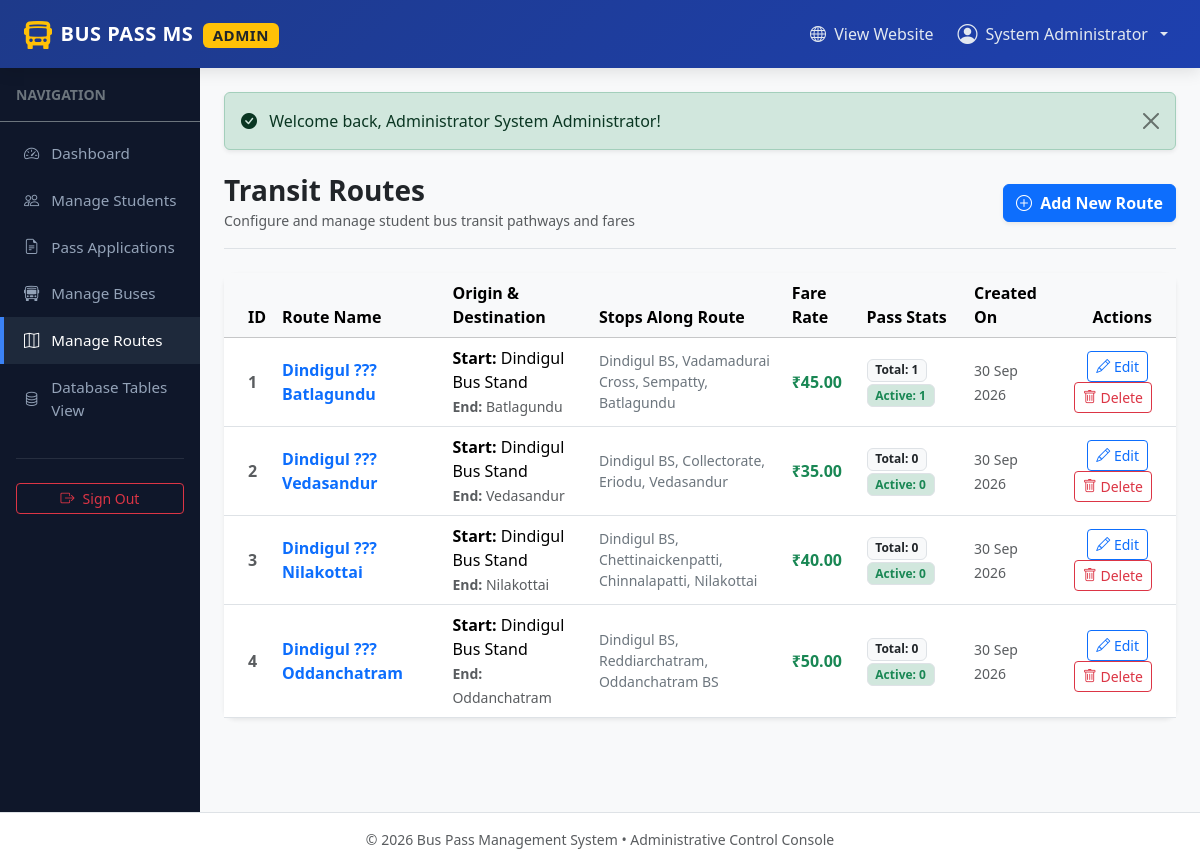
The page /admin/routes.php (signed in) on the database its author committed.
### tables this page shows
CREATE TABLE `routes` (
  `id` int(11) NOT NULL AUTO_INCREMENT,
  `route_name` varchar(150) NOT NULL,
  `start_point` varchar(100) NOT NULL,
  `end_point` varchar(100) NOT NULL,
  `stops` text NOT NULL,
  `fare` decimal(10,2) NOT NULL DEFAULT 0.00,
  `created_at` timestamp NOT NULL DEFAULT current_timestamp(),
  PRIMARY KEY (`id`)
);

### admin/routes.php (the view, shortened to what this page needs)
<?php
include_once __DIR__ . '/../config/db.php';
$sql = "SELECT r.*,
               (SELECT COUNT(*) FROM bus_pass_applications a WHERE a.route_id = r.id) AS total_apps,
               (SELECT COUNT(*) FROM bus_pass_applications a WHERE a.route_id = r.id AND a.status = 'Approved') AS approved_passes
        FROM routes r
        ORDER BY r.id ASC";
$result = mysqli_query($conn, $sql);
$routes = [];
if ($result) {
    while ($row = mysqli_fetch_assoc($result)) {
        $routes[] = $row;
    }
}
include_once __DIR__ . '/includes/header.php';
?>
<div class="d-flex justify-content-between flex-wrap flex-md-nowrap align-items-center pt-2 pb-3 mb-4 border-bottom">
    <div>
        <h1 class="h3 fw-bold text-dark mb-0">Transit Routes</h1>
        <small class="text-muted">Configure and manage student bus transit pathways and fares</small>
    </div>
    <div>
        <a href="add_route.php" class="btn btn-primary fw-bold shadow-sm">
            <i class="bi bi-plus-circle me-1"></i> Add New Route
        </a>
    </div>
</div>
<div class="card card-custom border-0 shadow-sm">
    <div class="card-body p-0">
        <?php if (!empty($routes)): ?>
            <div class="table-responsive">
                <table class="table table-hover align-middle mb-0">
                    <thead class="table-light">
                        <tr>
                            <th class="ps-4">ID</th>
                            <th>Route Name</th>
                            <th>Origin & Destination</th>
                            <th>Stops Along Route</th>
                            <th>Fare Rate</th>
                            <th>Pass Stats</th>
                            <th>Created On</th>
                            <th class="text-end pe-4">Actions</th>
                        </tr>
                    </thead>
                    <tbody>
                        <?php foreach ($routes as $route): ?>
                            <tr>
                                <td class="ps-4 fw-bold text-muted"><?php echo $route['id']; ?></td>
                                <td>
                                    <div class="fw-bold text-primary"><?php echo htmlspecialchars($route['route_name']); ?></div>
                                </td>
                                <td>
                                    <div><strong>Start:</strong> <?php echo htmlspecialchars($route['start_point']); ?></div>
                                    <small class="text-muted"><strong>End:</strong> <?php echo htmlspecialchars($route['end_point']); ?></small>
                                </td>
                                <td>
                                    <div class="small text-secondary" style="max-width: 280px;">
                                        <?php echo htmlspecialchars($route['stops']); ?>
                                    </div>
                                </td>
                                <td>
                                    <span class="fw-bold text-success fs-6">₹<?php echo number_format($route['fare'], 2); ?></span>
                                </td>
                                <td>
                                    <span class="badge bg-light text-dark border me-1">Total: <?php echo $route['total_apps']; ?></span>
                                    <span class="badge bg-success-subtle text-success border">Active: <?php echo $route['approved_passes']; ?></span>
                                </td>
                                <td><small class="text-muted"><?php echo date('d M Y', strtotime($route['created_at'])); ?></small></td>
                                <td class="text-end pe-4">
                                    <a href="edit_route.php?id=<?php echo $route['id']; ?>" class="btn btn-sm btn-outline-primary me-1" title="Edit Route">
                                        <i class="bi bi-pencil"></i> Edit
                                    </a>
                                    <a href="delete_route.php?id=<?php echo $route['id']; ?>" class="btn btn-sm btn-outline-danger confirm-action" data-confirm="Are you sure you want to delete this route?" title="Delete Route">
                                        <i class="bi bi-trash"></i> Delete
                                    </a>
                                </td>
                            </tr>
                        <?php endforeach; ?>
                    </tbody>
                </table>
            </div>
        <?php endif; ?>
    </div>
</div>
<?php include_once __DIR__ . '/includes/footer.php'; ?>

### css/style.css (style rules this page uses)
:root { --primary-color: #1e40af; --primary-hover: #1d4ed8; --secondary-color: #0f766e; --accent-color: #f59e0b; --dark-bg: #0f172a; --light-bg: #f8fafc; --card-shadow: 0 10px 25px -5px rgba(0, 0, 0, 0.06), 0 8px 10px -6px rgba(0, 0, 0, 0.04); --card-shadow-hover: 0 20px 25px -5px rgba(0, 0, 0, 0.1), 0 10px 10px -5px rgba(0, 0, 0, 0.04); }
body { font-family: 'Segoe UI', system-ui, -apple-system, BlinkMacSystemFont, Roboto, sans-serif; background-color: var(--light-bg); color: #334155; min-height: 100vh; display: flex; flex-direction: column; }
.card-custom { background: #ffffff; border: 1px solid #e2e8f0; border-radius: 12px; box-shadow: var(--card-shadow); transition: transform 0.2s ease, box-shadow 0.2s ease; }

### rows shown on the page
routes: id "1", route_name "Dindigul ??? Batlagundu", start_point "Dindigul Bus Stand", end_point "Batlagundu", stops "Dindigul BS, Vadamadurai Cross, Sempatty, Batlagundu", fare "45.00", total_apps "1", approved_passes "1", created_at "30 Sep 2026"
routes: id "2", route_name "Dindigul ??? Vedasandur", start_point "Dindigul Bus Stand", end_point "Vedasandur", stops "Dindigul BS, Collectorate, Eriodu, Vedasandur", fare "35.00", total_apps "0", approved_passes "0", created_at "30 Sep 2026"
routes: id "3", route_name "Dindigul ??? Nilakottai", start_point "Dindigul Bus Stand", end_point "Nilakottai", stops "Dindigul BS, Chettinaickenpatti, Chinnalapatti, Nilakottai", fare "40.00", total_apps "0", approved_passes "0", created_at "30 Sep 2026"
routes: id "4", route_name "Dindigul ??? Oddanchatram", start_point "Dindigul Bus Stand", end_point "Oddanchatram", stops "Dindigul BS, Reddiarchatram, Oddanchatram BS", fare "50.00", total_apps "0", approved_passes "0", created_at "30 Sep 2026"

### other values the page prints
$_SESSION['user_name'] "System Administrator"
$_SESSION['flash_success'] "Welcome back, Administrator System Administrator!"
